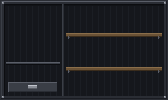
#> input picture ribera-verde/art/procesado/almacen/alm-caja/unica/00.png, 168 x 100 px, found by its file name
$ python carpa_c.py
#> lines starting #> are read from the running program, lines starting #| are printed output that depends on the picture
# python3 -I tools/sprites/a-mano/carpa_c.py  (Python 3 + Pillow; no va en los scripts de npm)
# La vista C (la carpa por dentro) con la tela plateada (mylar) y el armazón negro de las carpas aprobadas del piso y de la vista B
# (1.10, aprobada el 2026-10-08 como «prueba B»). Misma geometría que la imagen A, para que todo lo demás de la vista C siga igual:
# pared del fondo x 44-195 e y 3-140 (vcFondo la recorta al ancho de cada carpa), laterales de 44 px (fijos, con los postes del
# fondo en sus 2 últimas columnas, que si no se irían con el recorte) y suelo y 141-159. El suelo dibujado se abre 24 px por lado
# (el de la imagen A, unos 16, los que usa el motor para colocar las macetas): la diferencia no se ve con las macetas puestas.
#  · carpa-c-pared: dibujada en código. Mylar con vetas verticales (como la vista B) y algún brillo; laterales más oscuros hacia
#    delante; bandeja blanca con su rejilla; techo, postes y bordes en el negro del armazón; la cremallera de la puerta abierta.
#  · carpa-c-luz: la de la imagen A (art/procesado) sin los brillos pintados en las cortinas (los laterales por encima del suelo y,
#    junto al suelo, lo que queda fuera del borde de la bandeja: x <= diag(y) y su espejo) y con el cono liso (1.10: la textura de
#    la imagen A era la sombra de las cortinas): el resplandor bajo la boca y un haz central, en los tonos de la imagen A; el charco
#    del suelo, igual. Se puede pasar más de una vez (borrar lo borrado y repintar el cono no cambia nada).
#  · carpa-c-luz-led: la de los LED de barras, de la misma, sin el cono (los haces de cada barra los pinta el motor, vcLuzLed) y
#    con un charco más ancho en el suelo.
# Sale a art/crudo/carpa-c-fondo/carpa-c-<pared|luz|luz-led>/unica/00.png (después, node tools/sprites/procesar.js carpa-c-fondo --atlas)
import os
from PIL import Image
ROOT = os.path.join(os.path.dirname(os.path.abspath(__file__)), '..', '..', '..')
P_ = lambda *a: os.path.join(ROOT, *a)
W, H = 240, 160
N0, N1, N2 = (30, 31, 35), (42, 43, 48), (58, 60, 68)                 # armazón negro
P = [(108, 116, 130), (126, 134, 148), (162, 169, 182), (178, 184, 196), (200, 204, 214), (242, 244, 248), (248, 248, 248)]
hs = lambda x, k=0: ((x * 73856093) ^ (k * 19349663)) & 1023               # hash fijo por columna
im = Image.new('RGBA', (W, H), N1 + (255,)); p = im.load()
#> after `im = Image.new('RGBA', (W, H), N1 + (255,))`:
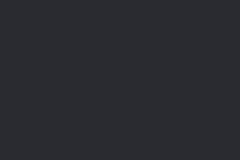
#> im: PIL image 240x160 RGBA; mean R, G, B, A 42, 43, 48, 255
def pon(x, y, c):
    if 0 <= x < W and 0 <= y < H: p[x, y] = c + (255,)
XL, XR, YT, YB = 44, 195, 3, 140                                           # pared del fondo (con sus postes)
def diag(y):                                                               # borde del suelo en el lateral izquierdo, de (42,140) a (18,159)
    return XL - 2 - (y - YB) * 24 / 19
# laterales: tela plateada de lado, más oscura hacia delante; las arrugas son verticales (en un punto de fuga siguen verticales)
for x in range(4, XL - 2):
    t = (x - 4) / (XL - 4)                                                 # 0 delante, 1 al fondo
    base = P[1] if t < .3 else (P[2] if t < .7 else P[3])
    for y in range(4, H):
        if x < diag(y) or y <= YB:
            c = base
            k = hs(x, 1) % 9
            if k == 0: c = P[min(len(P) - 1, P.index(base) + 2)]
            elif k == 1: c = P[max(0, P.index(base) - 1)]
            pon(x, y, c); pon(W - 1 - x, y, c)
# pared del fondo: mylar con vetas verticales (como la vista B) y algún brillo
for x in range(XL, XR + 1):
    k = hs(x, 2) % 11
    for y in range(YT, YB):
        c = P[4]
        if k in (0, 1): c = P[5]
        elif k == 2: c = P[3]
        if k == 0 and hs(x, y // 6) % 5 == 0: c = P[6]
        pon(x, y, c)
    # sombra bajo el techo y junto al suelo
    for y in range(YT, YT + 3): pon(x, y, P[3])
    for y in range(YB - 3, YB): pon(x, y, P[3] if hs(x, 7) % 3 else P[2])
# suelo: la bandeja blanca con su rejilla (líneas a lo largo hacia el fondo y travesaños más juntos al fondo)
for y in range(YB + 1, H):
    xa = diag(y)
    for x in range(int(xa) + 1, W - int(xa) - 1):
        c = P[5]
        u = (x - 120) / (120 - xa)                                         # -1..1 a lo ancho
        if abs((u * 7) - round(u * 7)) < .07: c = P[3]
        pon(x, y, c)
for y in (143, 147, 152, 158):
    xa = diag(y)
    for x in range(int(xa) + 1, W - int(xa) - 1): pon(x, y, P[3])
# esquinas y armazón negro: techo, postes del fondo, borde del suelo, postes de delante
for x in range(W):
    for y in range(0, YT): pon(x, y, N1)
    pon(x, YT, N2)
# los postes del fondo van en las 2 últimas columnas de cada lateral (vcFondo recorta la pared del fondo al ancho de la carpa)
for y in range(YT, YB + 1):
    for x in (XL - 2, XL - 1): pon(x, y, N1); pon(W - 1 - x, y, N1)
for x in range(XL - 2, XR + 3): pon(x, YB, N1)
for y in range(YB, H):
    xa = round(diag(y))
    for d in (0, 1): pon(xa - d, y, N1); pon(W - 1 - xa + d, y, N1)
for x in range(0, 4):
    for y in range(H): pon(x, y, N0 if x < 2 else N1); pon(W - 1 - x, y, N0 if x < 2 else N1)
# las cremalleras de la puerta abierta, a cada lado (la tela recogida contra el poste de delante)
for y in range(4, H):
    for x in (4, 5):
        c = P[0] if x == 4 else P[1]
        if (y // 2) % 2: c = N2
        pon(x, y, c); pon(W - 1 - x, y, c)

def guarda(im, capa):
#> called with capa = 'pared'
    f = P_('art', 'crudo', 'carpa-c-fondo', 'carpa-c-' + capa, 'unica', '00.png')
    os.makedirs(os.path.dirname(f), exist_ok=True); im.save(f)
#> after `os.makedirs(os.path.dirname(f), exist_ok=True)`:
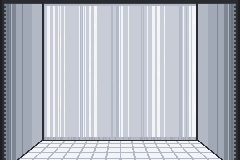
#> saved as 00.png: PIL image 240x160 RGBA; mean R, G, B, A 178.6, 183, 192.6, 255

guarda(im, 'pared')
luz = Image.open(P_('art', 'procesado', 'carpa-c-fondo', 'carpa-c-luz', 'unica', '00.png')).convert('RGBA'); q = luz.load()
#> further down, luz is the input picture: PIL image 168x100 RGBA; mean R, G, B, A 30.2, 31.4, 35.5, 255
for y in range(141):
#> (the run stopped early here; a loop or call above may not have finished)
